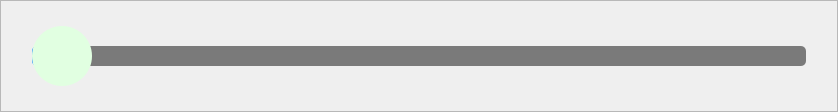
<?xml version="1.0" encoding="UTF-8"?>
<ui version="4.0">
 <class>CNX_VolumeBar</class>
 <widget class="QFrame" name="CNX_VolumeBar">
  <property name="geometry">
   <rect>
    <x>0</x>
    <y>0</y>
    <width>838</width>
    <height>112</height>
   </rect>
  </property>
  <property name="windowTitle">
   <string>Frame</string>
  </property>
  <property name="windowOpacity">
   <double>1.000000000000000</double>
  </property>
  <property name="autoFillBackground">
   <bool>false</bool>
  </property>
  <property name="frameShape">
   <enum>QFrame::StyledPanel</enum>
  </property>
  <property name="frameShadow">
   <enum>QFrame::Raised</enum>
  </property>
  <layout class="QHBoxLayout" name="horizontalLayout">
   <item>
    <spacer name="horizontalSpacer">
     <property name="orientation">
      <enum>Qt::Horizontal</enum>
     </property>
     <property name="sizeType">
      <enum>QSizePolicy::Minimum</enum>
     </property>
     <property name="sizeHint" stdset="0">
      <size>
       <width>20</width>
       <height>20</height>
      </size>
     </property>
    </spacer>
   </item>
   <item>
    <widget class="QSlider" name="slider">
     <property name="enabled">
      <bool>true</bool>
     </property>
     <property name="sizePolicy">
      <sizepolicy hsizetype="Expanding" vsizetype="Fixed">
       <horstretch>3</horstretch>
       <verstretch>0</verstretch>
      </sizepolicy>
     </property>
     <property name="minimumSize">
      <size>
       <width>0</width>
       <height>80</height>
      </size>
     </property>
     <property name="maximumSize">
      <size>
       <width>16777215</width>
       <height>80</height>
      </size>
     </property>
     <property name="focusPolicy">
      <enum>Qt::NoFocus</enum>
     </property>
     <property name="styleSheet">
      <string notr="true">QSlider::groove:horizontal {
    border: none;
    height: 20px;
	border-radius: 5;
}

QSlider::handle:horizontal {
	background: transparent;
	background-color: rgb(225,255,225);
	border: none;
	width: 60px;
	height: 60px;
    border-radius: 30px;

	margin-top: -20px;
	margin-bottom: -20px;
}

QSlider::add-page:horizontal {
	background: rgb(122,122,122);
	border-radius: 5px;
}

QSlider::sub-page:horizontal {
	background: rgb(0,122,255);
	border-radius: 5px;
}</string>
     </property>
     <property name="minimum">
      <number>1</number>
     </property>
     <property name="maximum">
      <number>100</number>
     </property>
     <property name="value">
      <number>1</number>
     </property>
     <property name="orientation">
      <enum>Qt::Horizontal</enum>
     </property>
    </widget>
   </item>
   <item>
    <spacer name="horizontalSpacer_2">
     <property name="orientation">
      <enum>Qt::Horizontal</enum>
     </property>
     <property name="sizeType">
      <enum>QSizePolicy::Minimum</enum>
     </property>
     <property name="sizeHint" stdset="0">
      <size>
       <width>20</width>
       <height>20</height>
      </size>
     </property>
    </spacer>
   </item>
  </layout>
 </widget>
 <resources/>
 <connections/>
</ui>
